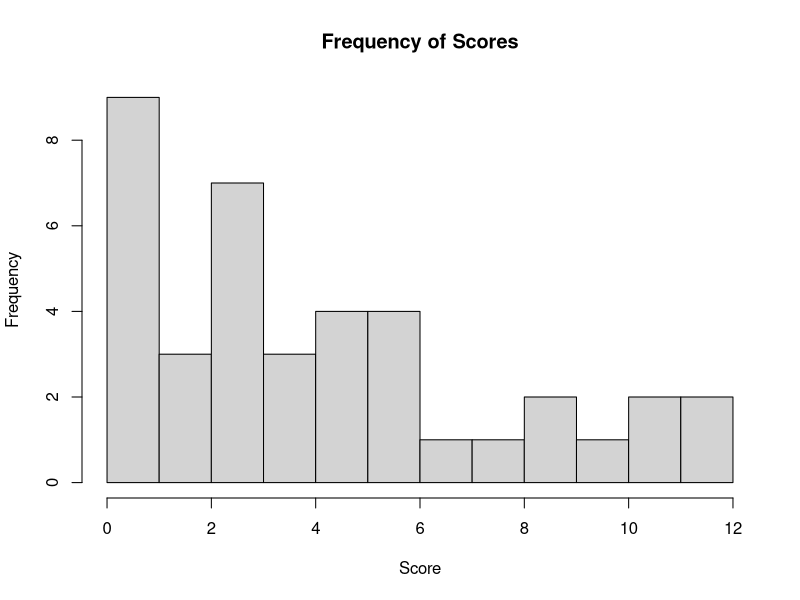

The R script that drew this image:
## ---- chunk 1
raw <- read.csv("./src/data.csv", header=TRUE)
scores = raw$Score
scores = scores[!is.na(scores)]
print(scores, row.names=FALSE)
## ---- chunk 2
hist(scores, 
     breaks=13,
     main="Frequency of Scores",
     ylab="Frequency",
     xlab="Score")
